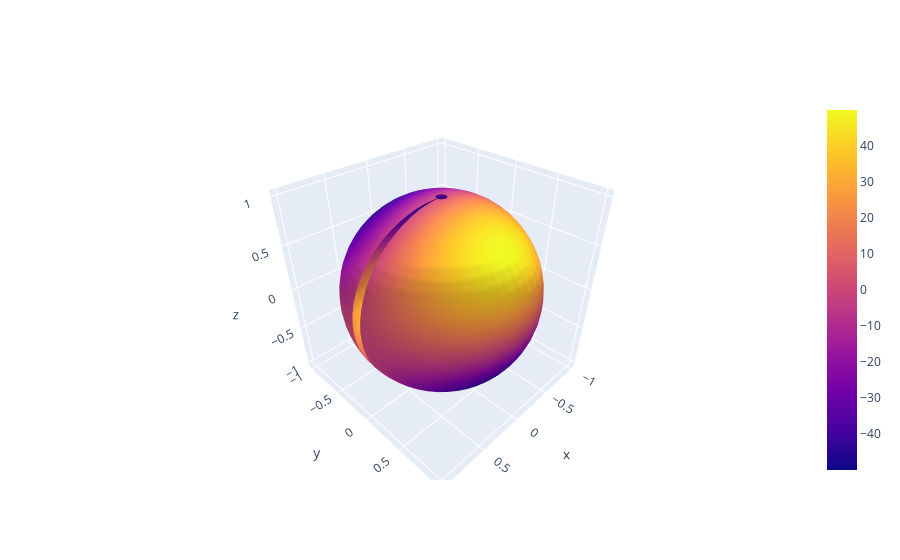

The code cell stored with this chart in its notebook:
### Code cell
fig = go.Figure(data=[go.Surface(x=x, y=y, z=z, surfacecolor=f)])
fig.show()

### Figure 1 — Plotly figure (JSON) as saved in the notebook; plotly's stock layout.template omitted (floating-point values rounded to 4 significant figures; data arrays with more than 128 entries replaced by an {"elided": "..."} marker saying what was removed)
{"data": [{"surfacecolor": {"elided": "30x51 float values"}, "type": "surface", "x": {"elided": "30x51 float values"}, "y": {"elided": "30x51 float values"}, "z": {"elided": "30x51 float values"}}], "layout": {}}
